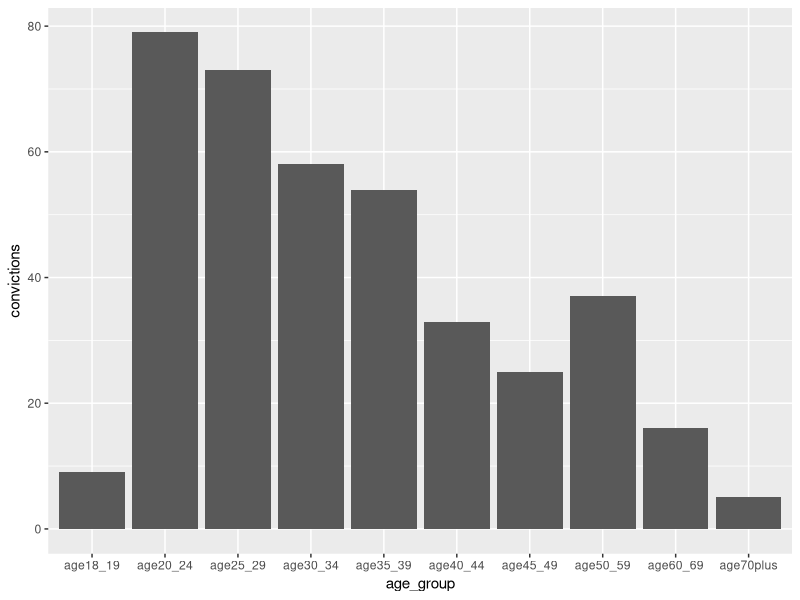
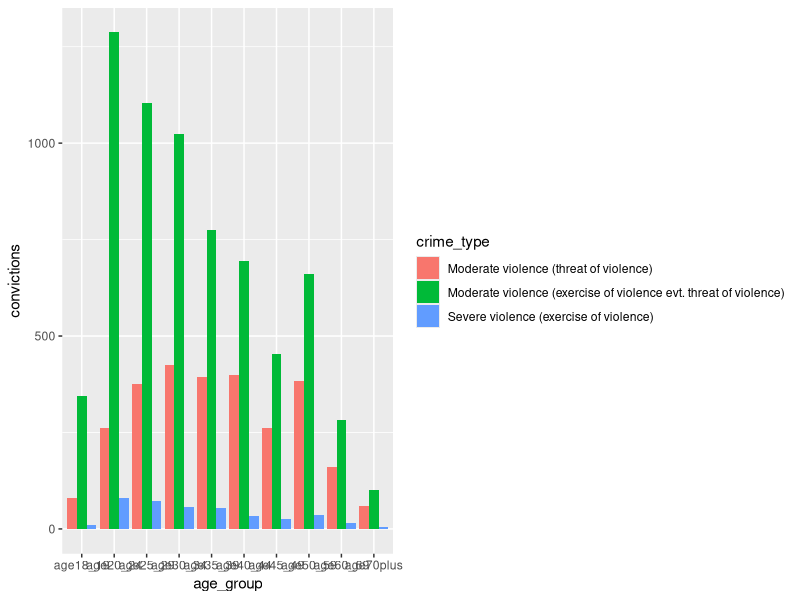
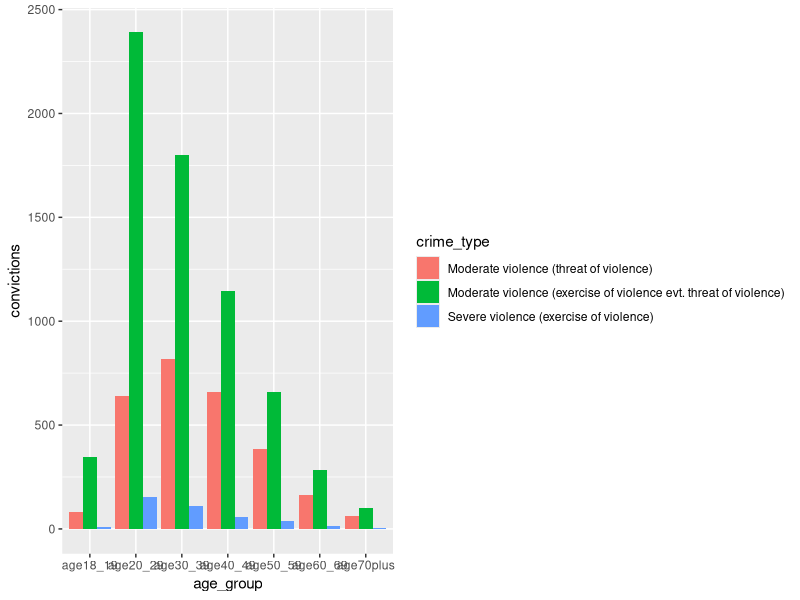
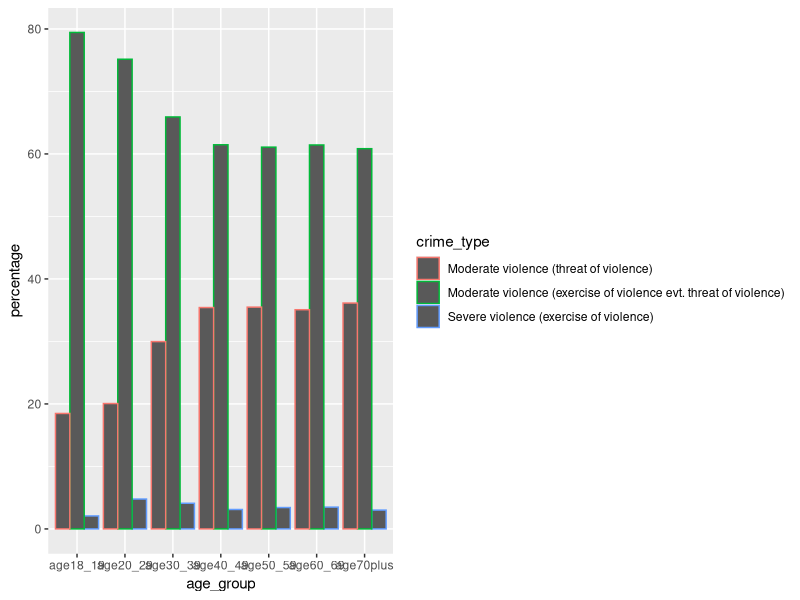

These charts were generated, in order, by the following R code:
## ---- chunk 1
library(tidyverse)
# anything else goes here
## ---- chunk 2
data_raw <- read_csv("swiss_crime_2022.csv")
## ---- chunk 3
head(data_raw)
colnames(data_raw)
## ---- chunk 4
data <- data_raw |> 
  select(crime, crime_type, contains("age"))
## ---- chunk 5
data_tidy <- data |>
  group_by(crime_type) |> 
  mutate(age18_19 = sum(age18_19),
         age20_24 = sum(age20_24),
         age25_29 = sum(age25_29),
         age30_34 = sum(age30_34),
         age35_39 = sum(age35_39),
         age40_44 = sum(age40_44),
         age45_49 = sum(age45_49),
         age50_59 = sum(age50_59),
         age60_69 = sum(age60_69),
         age70plus = sum(age70plus)
         ) |> 
  select(-crime) |> 
  distinct()

# factor the group data
data_tidy <- data_tidy |> 
  mutate(crime_type = factor(crime_type, levels = c("Moderate violence (threat of violence)", 
                                                    "Moderate violence (exercise of violence evt. threat of violence)",
                                                    "Severe violence (exercise of violence)")))
## ---- chunk 6
data_tidy_long <- data_tidy |> 
  pivot_longer(cols = age18_19:age70plus, 
               names_to = "age_group", 
               values_to = "convictions")

## ---- chunk 7
data_tidy_long |> 
  filter(crime_type == "Severe violence (exercise of violence)") |> 
  ggplot(aes(age_group, convictions)) +
  geom_col()

#try colour first, and then go to fill
data_tidy_long |> 
  ggplot(aes(age_group, convictions, fill = crime_type)) +
  geom_col(position = "dodge")
## ---- chunk 8
data_tidy_ages <- data_tidy |> mutate(
  age20_29 = sum(age20_24, age25_29),
  age30_39 = sum(age30_34, age35_39),
  age40_49 = sum(age40_44, age45_49),
  .before = age50_59
) |> 
  select(-c(age20_24, age25_29, age30_34, age35_39, age40_44, age45_49))

data_tidy_ages_long <- data_tidy_ages |> 
  pivot_longer(cols = age18_19:age70plus, 
               names_to = "age_group", 
               values_to = "convictions") 

data_tidy_ages_long |> 
  ggplot(aes(age_group, convictions, fill = crime_type)) +
  geom_col(position = "dodge")
## ---- chunk 9
data_tidy_ages_long_sum <- data_tidy_ages_long |> 
  group_by(age_group) |> 
  summarise(total = sum(convictions))

data_tidy_ages_long_percent <- data_tidy_ages_long |> 
  left_join(data_tidy_ages_long_sum, by = join_by(age_group)) |> 
  mutate(percentage = convictions/total*100)

##sanity check
#data_tidy_ages_long_percent |> 
#  filter(age_group == "age18_19") |> 
#  pull(percentage) |> sum()
## ---- chunk 10
data_tidy_ages_long_percent |> 
  ggplot(aes(age_group, percentage, colour = crime_type)) +
  geom_col(position = "dodge")
